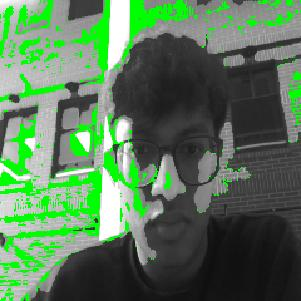
#> input picture captures/image_1.jpg, 301 x 301 px; its folder holds only this picture in this run
$ python -i 'main_image+live - Copy.py'   (imports and definitions only)
#> lines starting #> are read from the running program, lines starting #| are printed output that depends on the picture; after the words box and inside, x2 and y2 are one past the last pixel; in counts of white or black regions, pixels touching at a corner belong together
# Import libraries
import sys
from PyQt5.QtWidgets import *
from PyQt5.QtGui import *
from PyQt5.QtCore import *
import numpy as np
import cv2
from CapstonePY import Ui_MainWindow
import os


# [15 lines not run here, left out]

contrast = 1
brightness = 5.0
cam_button_press = 0
ClacheClipLimit = 1.2
ClacheTile_one = 7
ClacheTile_two = ClacheTile_one
medianBlur = 5
adaptiveThres_one = 255
adaptiveThres_two = 255
adaptiveThres_three = 7
gaussianBlurTile_one = 5
gaussianBlurTile_two = gaussianBlurTile_one
gaussianBlur = 0
thresh_one = 0
thresh_two = 255

# Define MainWindow class
class MainWindow():

    # [64 lines left out: function __init__, not called in this run]
    # Define what will be shown when buttons are clicked
    def show(self):
        self.main_win.show()

    def show_video_page(self):
        self.ui.stackedWidget.setCurrentWidget(self.ui.video_page)

    def show_setting_page(self):
        self.ui.stackedWidget.setCurrentWidget(self.ui.setting_page)

    def show_image_page(self):
        self.ui.stackedWidget.setCurrentWidget(self.ui.image_page)

    def show_info_page(self):
        self.ui.stackedWidget.setCurrentWidget(self.ui.info_page)

    # Function to change camera button state when button is pressed
    def change_cam_button_state(self):
        self.Pi_camera.cam_button_press = 1

    # Functions to convert signals from Pi_camera class to pixmap and attach to labels
    def video_label_slot(self, Image):
        self.ui.video_label.setPixmap(QPixmap.fromImage(Image))

    def setting_video_label_slot(self, Image):
        self.ui.vid_setting_label.setPixmap(QPixmap.fromImage(Image))

    def image_label_slot(self, Image):
        self.ui.image_label.setPixmap(QPixmap.fromImage(Image))

    # Image saving function
    # [33 lines left out: functions image_saving_function, animate_side_menu, not called in this run]

    # Set parameters functions
    def set_contrast(self, value):
        self.Pi_camera.contrast = value/10
        self.ui.contrast_display.setText(str(self.Pi_camera.contrast))

    def set_brightness(self, value):
        self.Pi_camera.brightness = value
        self.ui.brightness_display.setText(str(self.Pi_camera.brightness))

    def set_ClacheClipLimit(self, value):
        self.Pi_camera.ClacheClipLimit = value/10
        self.ui.CCL_display.setText(str(self.Pi_camera.ClacheClipLimit))

    def set_ClacheTile_one(self, value):
        self.Pi_camera.ClacheTile_one = value
        self.ui.C_Tile_display.setText(str(self.Pi_camera.ClacheTile_one))

    def set_medianBlur(self, value):
        self.Pi_camera.medianBlur = value
        self.ui.median_blur_display.setText(str(self.Pi_camera.medianBlur))

    def set_adaptiveThres_one(self, value):
        self.Pi_camera.adaptiveThres_one = value
        self.ui.AT_one_display.setText(str(self.Pi_camera.adaptiveThres_one))

    def set_adaptiveThres_two(self, value):
        self.Pi_camera.adaptiveThres_two = value
        self.ui.AT_two_display.setText(str(self.Pi_camera.adaptiveThres_two))

    def set_adaptiveThres_three(self, value):
        self.Pi_camera.adaptiveThres_three = value/100
        self.ui.AT_three_display.setText(str(self.Pi_camera.adaptiveThres_three))

    def set_gaussianBlurTile_one(self, value):
        self.Pi_camera.gaussianBlurTile_one = value
        self.ui.GBT_one_display.setText(str(self.Pi_camera.gaussianBlurTile_one))

    def set_gaussianBlur(self, value):
        self.Pi_camera.gaussianBlur = value
        self.ui.G_blur_display.setText(str(self.Pi_camera.gaussianBlur))

    def set_thresh_one(self, value):
        self.Pi_camera.thresh_one = value
        self.ui.Thres_one_display.setText(str(self.Pi_camera.thresh_one))

    def set_thresh_two(self, value):
        self.Pi_camera.thresh_two = value
        self.ui.Thres_two_display.setText(str(self.Pi_camera.thresh_two))

# [12 lines left out: function convertQImageToMat, not called in this run]

def image_processor(img):
    #cv2.namedWindow("output", cv2.WINDOW_NORMAL)
    #img = cv2.imread("imageTest2.png", cv2.IMREAD_COLOR)

    kernel = np.ones((1, 1), np.uint8)

    # Apply a median blur to reduce noise
    img_blur = cv2.medianBlur(img, 5)
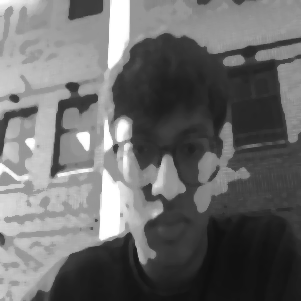
#> img_blur: shape (301, 301); min 15, max 255, mean 107.4

    # Apply thresholding to binarize the image
    _, img_thresh = cv2.threshold(img_blur, 0, 255, cv2.THRESH_BINARY_INV+cv2.THRESH_OTSU)
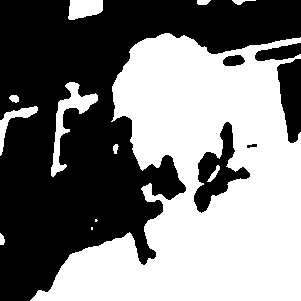
#> img_thresh: shape (301, 301); 49.2% white; 12 white regions (2 under 20 px), largest, box (x1, y1, x2, y2) and area: (30, 33, 301, 301) 42063, (51, 82, 98, 177) 1131, (68, 0, 103, 20) 564

    # Perform morphological operations to remove noise and fill gaps
    kernel = cv2.getStructuringElement(cv2.MORPH_ELLIPSE, (15, 15))
    img_morph = cv2.morphologyEx(img_thresh, cv2.MORPH_CLOSE, kernel)
#> img_morph: shape (301, 301); 51.9% white; 4 black regions, box (x1, y1, x2, y2) and area: (0, 0, 301, 301) 41117, (278, 59, 301, 135) 1368, (194, 167, 234, 209) 760, (198, 153, 218, 176) 331

    # Darken the pixels corresponding to the veins in the original image
    img_with_veins = np.copy(img)
    img_with_veins[img_morph==255] = (img_with_veins[img_morph==255] * 0.5).astype(np.uint8)

    img = img_with_veins

    img = cv2.resize(img, (240, 240))
    #img = cv2.cvtColor(img, cv2.COLOR_BGR2GRAY)
    data = np.array(img)
    img = data.flatten()
    img= img.reshape(240, 240)

    img = cv2.convertScaleAbs(img, alpha=contrast, beta=brightness)

    # Create a CLAHE object (Arguments are optional)
    clahe = cv2.createCLAHE(clipLimit=ClacheClipLimit, tileGridSize=(ClacheTile_one, ClacheTile_two))
    cl1 = clahe.apply(img)

    # Apply adaptive threshold
    cl2 = cv2.medianBlur(cl1, medianBlur)
    th1 = cv2.adaptiveThreshold(cl2, adaptiveThres_one, cv2.ADAPTIVE_THRESH_GAUSSIAN_C, cv2.THRESH_BINARY_INV, adaptiveThres_two, adaptiveThres_three)
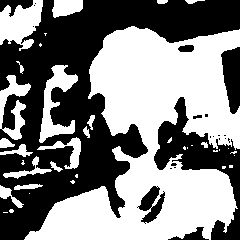
#> th1: shape (240, 240); 51.2% white; 22 black regions (14 under 20 px), largest, box (x1, y1, x2, y2) and area: (0, 0, 240, 240) 22318, (154, 97, 240, 240) 3702, (221, 47, 240, 114) 929

    # Apply OTSU threshold
    blur = cv2.GaussianBlur(cl1, (gaussianBlurTile_one, gaussianBlurTile_two), gaussianBlur)
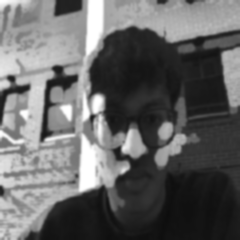
#> blur: shape (240, 240); min 13, max 255, mean 101.3
    ret3, th3 = cv2.threshold(blur, thresh_one, thresh_two, cv2.THRESH_BINARY+cv2.THRESH_OTSU)
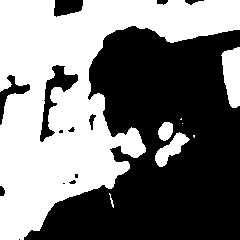
#> th3: shape (240, 240); 47.6% white; 8 white regions (3 under 20 px), largest, box (x1, y1, x2, y2) and area: (0, 0, 240, 240) 25809, (221, 47, 240, 108) 877, (155, 132, 190, 167) 507, (158, 122, 173, 141) 217, (109, 193, 114, 208) 25
#> ret3 = 104

    # Removing noise
    th2 = th1 & th3
#> th2: shape (240, 240); 6.4% white; 77 white regions (63 under 20 px), largest, box (x1, y1, x2, y2) and area: (0, 0, 43, 51) 1369, (37, 137, 81, 169) 410, (0, 100, 26, 140) 385

    # Morphological transform
    opening = cv2.morphologyEx(th2, cv2.MORPH_OPEN, kernel)
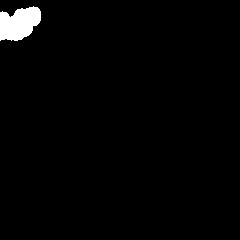
#> opening: shape (240, 240); 1.8% white; 1 white region

    # Finding outlines via contouring process
    contours, hierarchy = cv2.findContours(opening, cv2.RETR_TREE, cv2.CHAIN_APPROX_NONE)
#> contours = 1 contour; box (x1, y1, x2, y2) and area: (0, 6, 41, 41) 992
    img1 = cv2.cvtColor(img, cv2.COLOR_GRAY2BGR)
    dst = cv2.drawContours(img1, contours, -1, (0, 255, 0), -1)
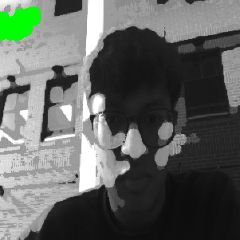
#> dst: shape (240, 240, 3); mean B, G, R 95.8, 100.5, 95.8
    openingImg = cv2.cvtColor(th2, cv2.COLOR_GRAY2BGR)
    #cv2.imwrite("out.jpg", dst)

    #cv2.imshow("Live", dst)

    print("D")
    return dst

# Define Pi camera class

# [110 lines that did not run here, left out]

# [5 lines not run here, left out]

>>> import cv2
>>> picture = cv2.imread('../captures/image_1.jpg', cv2.IMREAD_GRAYSCALE)
>>> result = image_processor(picture)
